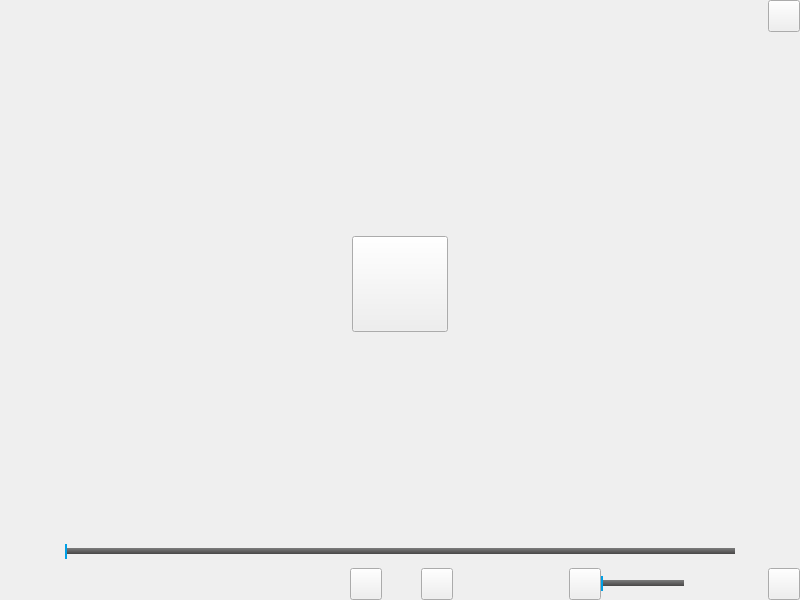
<?xml version="1.0" encoding="UTF-8"?>
<ui version="4.0">
 <class>MainWindow</class>
 <widget class="QMainWindow" name="MainWindow">
  <property name="geometry">
   <rect>
    <x>0</x>
    <y>0</y>
    <width>800</width>
    <height>600</height>
   </rect>
  </property>
  <property name="minimumSize">
   <size>
    <width>0</width>
    <height>0</height>
   </size>
  </property>
  <property name="windowTitle">
   <string>MainWindow</string>
  </property>
  <widget class="QWidget" name="centralwidget">
   <widget class="MouseMoveWidget" name="verticalWidget" native="true">
    <property name="geometry">
     <rect>
      <x>0</x>
      <y>0</y>
      <width>800</width>
      <height>600</height>
     </rect>
    </property>
    <layout class="QVBoxLayout" name="verticalLayout">
     <property name="spacing">
      <number>0</number>
     </property>
     <property name="leftMargin">
      <number>0</number>
     </property>
     <property name="topMargin">
      <number>0</number>
     </property>
     <property name="rightMargin">
      <number>0</number>
     </property>
     <property name="bottomMargin">
      <number>0</number>
     </property>
     <item>
      <widget class="QWidget" name="horizontalWidget" native="true">
       <property name="minimumSize">
        <size>
         <width>0</width>
         <height>0</height>
        </size>
       </property>
       <property name="maximumSize">
        <size>
         <width>16777215</width>
         <height>16777215</height>
        </size>
       </property>
       <layout class="QHBoxLayout" name="horizontalLayout_2">
        <property name="spacing">
         <number>0</number>
        </property>
        <property name="leftMargin">
         <number>0</number>
        </property>
        <property name="topMargin">
         <number>0</number>
        </property>
        <property name="rightMargin">
         <number>0</number>
        </property>
        <property name="bottomMargin">
         <number>0</number>
        </property>
        <item>
         <spacer name="horizontalSpacer_3">
          <property name="orientation">
           <enum>Qt::Horizontal</enum>
          </property>
          <property name="sizeHint" stdset="0">
           <size>
            <width>40</width>
            <height>20</height>
           </size>
          </property>
         </spacer>
        </item>
        <item>
         <widget class="QPushButton" name="pushButton_close">
          <property name="minimumSize">
           <size>
            <width>32</width>
            <height>32</height>
           </size>
          </property>
          <property name="maximumSize">
           <size>
            <width>32</width>
            <height>32</height>
           </size>
          </property>
          <property name="text">
           <string/>
          </property>
         </widget>
        </item>
       </layout>
      </widget>
     </item>
     <item>
      <spacer name="verticalSpacer_2">
       <property name="orientation">
        <enum>Qt::Vertical</enum>
       </property>
       <property name="sizeHint" stdset="0">
        <size>
         <width>20</width>
         <height>40</height>
        </size>
       </property>
      </spacer>
     </item>
     <item>
      <widget class="QWidget" name="horizontalWidget" native="true">
       <property name="minimumSize">
        <size>
         <width>0</width>
         <height>0</height>
        </size>
       </property>
       <layout class="QHBoxLayout" name="horizontalLayout_3">
        <property name="spacing">
         <number>0</number>
        </property>
        <property name="leftMargin">
         <number>0</number>
        </property>
        <property name="topMargin">
         <number>0</number>
        </property>
        <property name="rightMargin">
         <number>0</number>
        </property>
        <property name="bottomMargin">
         <number>0</number>
        </property>
        <item>
         <widget class="QPushButton" name="pushButton_play2">
          <property name="minimumSize">
           <size>
            <width>96</width>
            <height>96</height>
           </size>
          </property>
          <property name="maximumSize">
           <size>
            <width>96</width>
            <height>96</height>
           </size>
          </property>
          <property name="text">
           <string/>
          </property>
         </widget>
        </item>
       </layout>
      </widget>
     </item>
     <item>
      <spacer name="verticalSpacer">
       <property name="orientation">
        <enum>Qt::Vertical</enum>
       </property>
       <property name="sizeHint" stdset="0">
        <size>
         <width>20</width>
         <height>40</height>
        </size>
       </property>
      </spacer>
     </item>
     <item>
      <widget class="QWidget" name="horizontalWidget" native="true">
       <property name="minimumSize">
        <size>
         <width>0</width>
         <height>32</height>
        </size>
       </property>
       <layout class="QHBoxLayout" name="horizontalLayout_4">
        <item>
         <widget class="QLabel" name="label_timing">
          <property name="minimumSize">
           <size>
            <width>50</width>
            <height>0</height>
           </size>
          </property>
          <property name="text">
           <string/>
          </property>
         </widget>
        </item>
        <item>
         <widget class="QSlider" name="horizontalSlider">
          <property name="styleSheet">
           <string notr="true">
QSlider::groove:horizontal {
        height: 6px;
        background: qlineargradient(x1: 0, y1: 0, x2: 0, y2: 1, stop: 0 rgb(124, 124, 124), stop: 1.0 rgb(72, 71, 71));
}
QSlider::handle:horizontal {
        width: 2px;
        background: rgb(0, 160, 230);
        margin: -6px 0px -6px 0px;
        border-radius: 9px;
}</string>
          </property>
          <property name="maximum">
           <number>100</number>
          </property>
          <property name="orientation">
           <enum>Qt::Horizontal</enum>
          </property>
         </widget>
        </item>
        <item>
         <widget class="QLabel" name="label_end">
          <property name="minimumSize">
           <size>
            <width>50</width>
            <height>0</height>
           </size>
          </property>
          <property name="text">
           <string/>
          </property>
         </widget>
        </item>
       </layout>
      </widget>
     </item>
     <item>
      <widget class="QWidget" name="horizontalWidget" native="true">
       <property name="minimumSize">
        <size>
         <width>0</width>
         <height>0</height>
        </size>
       </property>
       <property name="maximumSize">
        <size>
         <width>16777215</width>
         <height>16777215</height>
        </size>
       </property>
       <layout class="QHBoxLayout" name="horizontalLayout">
        <property name="spacing">
         <number>0</number>
        </property>
        <property name="leftMargin">
         <number>0</number>
        </property>
        <property name="topMargin">
         <number>0</number>
        </property>
        <property name="rightMargin">
         <number>0</number>
        </property>
        <property name="bottomMargin">
         <number>0</number>
        </property>
        <item>
         <spacer name="horizontalSpacer">
          <property name="orientation">
           <enum>Qt::Horizontal</enum>
          </property>
          <property name="sizeHint" stdset="0">
           <size>
            <width>40</width>
            <height>20</height>
           </size>
          </property>
         </spacer>
        </item>
        <item>
         <spacer name="horizontalSpacer_5">
          <property name="orientation">
           <enum>Qt::Horizontal</enum>
          </property>
          <property name="sizeHint" stdset="0">
           <size>
            <width>40</width>
            <height>20</height>
           </size>
          </property>
         </spacer>
        </item>
        <item>
         <spacer name="horizontalSpacer_6">
          <property name="orientation">
           <enum>Qt::Horizontal</enum>
          </property>
          <property name="sizeHint" stdset="0">
           <size>
            <width>40</width>
            <height>20</height>
           </size>
          </property>
         </spacer>
        </item>
        <item>
         <spacer name="horizontalSpacer_9">
          <property name="orientation">
           <enum>Qt::Horizontal</enum>
          </property>
          <property name="sizeHint" stdset="0">
           <size>
            <width>40</width>
            <height>20</height>
           </size>
          </property>
         </spacer>
        </item>
        <item>
         <spacer name="horizontalSpacer_7">
          <property name="orientation">
           <enum>Qt::Horizontal</enum>
          </property>
          <property name="sizeHint" stdset="0">
           <size>
            <width>40</width>
            <height>20</height>
           </size>
          </property>
         </spacer>
        </item>
        <item>
         <spacer name="horizontalSpacer_12">
          <property name="orientation">
           <enum>Qt::Horizontal</enum>
          </property>
          <property name="sizeHint" stdset="0">
           <size>
            <width>40</width>
            <height>20</height>
           </size>
          </property>
         </spacer>
        </item>
        <item>
         <spacer name="horizontalSpacer_13">
          <property name="orientation">
           <enum>Qt::Horizontal</enum>
          </property>
          <property name="sizeHint" stdset="0">
           <size>
            <width>40</width>
            <height>20</height>
           </size>
          </property>
         </spacer>
        </item>
        <item>
         <spacer name="horizontalSpacer_14">
          <property name="orientation">
           <enum>Qt::Horizontal</enum>
          </property>
          <property name="sizeHint" stdset="0">
           <size>
            <width>40</width>
            <height>20</height>
           </size>
          </property>
         </spacer>
        </item>
        <item>
         <spacer name="horizontalSpacer_15">
          <property name="orientation">
           <enum>Qt::Horizontal</enum>
          </property>
          <property name="sizeHint" stdset="0">
           <size>
            <width>40</width>
            <height>20</height>
           </size>
          </property>
         </spacer>
        </item>
        <item>
         <widget class="QPushButton" name="pushButton_play">
          <property name="minimumSize">
           <size>
            <width>32</width>
            <height>32</height>
           </size>
          </property>
          <property name="maximumSize">
           <size>
            <width>32</width>
            <height>32</height>
           </size>
          </property>
          <property name="text">
           <string/>
          </property>
         </widget>
        </item>
        <item>
         <spacer name="horizontalSpacer_4">
          <property name="orientation">
           <enum>Qt::Horizontal</enum>
          </property>
          <property name="sizeHint" stdset="0">
           <size>
            <width>40</width>
            <height>20</height>
           </size>
          </property>
         </spacer>
        </item>
        <item>
         <widget class="QPushButton" name="pushButton_stop">
          <property name="minimumSize">
           <size>
            <width>32</width>
            <height>32</height>
           </size>
          </property>
          <property name="maximumSize">
           <size>
            <width>32</width>
            <height>32</height>
           </size>
          </property>
          <property name="text">
           <string/>
          </property>
         </widget>
        </item>
        <item>
         <spacer name="horizontalSpacer_10">
          <property name="orientation">
           <enum>Qt::Horizontal</enum>
          </property>
          <property name="sizeHint" stdset="0">
           <size>
            <width>40</width>
            <height>20</height>
           </size>
          </property>
         </spacer>
        </item>
        <item>
         <spacer name="horizontalSpacer_8">
          <property name="orientation">
           <enum>Qt::Horizontal</enum>
          </property>
          <property name="sizeHint" stdset="0">
           <size>
            <width>40</width>
            <height>20</height>
           </size>
          </property>
         </spacer>
        </item>
        <item>
         <spacer name="horizontalSpacer_11">
          <property name="orientation">
           <enum>Qt::Horizontal</enum>
          </property>
          <property name="sizeHint" stdset="0">
           <size>
            <width>40</width>
            <height>20</height>
           </size>
          </property>
         </spacer>
        </item>
        <item>
         <widget class="QPushButton" name="pushButton_volume">
          <property name="minimumSize">
           <size>
            <width>32</width>
            <height>32</height>
           </size>
          </property>
          <property name="maximumSize">
           <size>
            <width>32</width>
            <height>32</height>
           </size>
          </property>
          <property name="text">
           <string/>
          </property>
         </widget>
        </item>
        <item>
         <widget class="QSlider" name="Slider_Volume">
          <property name="styleSheet">
           <string notr="true">
QSlider::groove:horizontal {
        height: 6px;
        background: qlineargradient(x1: 0, y1: 0, x2: 0, y2: 1, stop: 0 rgb(124, 124, 124), stop: 1.0 rgb(72, 71, 71));
}
QSlider::handle:horizontal {
        width: 2px;
        background: rgb(0, 160, 230);
        margin: -6px 0px -6px 0px;
        border-radius: 9px;
}</string>
          </property>
          <property name="orientation">
           <enum>Qt::Horizontal</enum>
          </property>
         </widget>
        </item>
        <item>
         <widget class="QLabel" name="label_null">
          <property name="minimumSize">
           <size>
            <width>5</width>
            <height>0</height>
           </size>
          </property>
          <property name="maximumSize">
           <size>
            <width>5</width>
            <height>16777215</height>
           </size>
          </property>
          <property name="text">
           <string/>
          </property>
         </widget>
        </item>
        <item>
         <widget class="QLabel" name="label_volume">
          <property name="minimumSize">
           <size>
            <width>40</width>
            <height>32</height>
           </size>
          </property>
          <property name="maximumSize">
           <size>
            <width>40</width>
            <height>32</height>
           </size>
          </property>
          <property name="text">
           <string/>
          </property>
         </widget>
        </item>
        <item>
         <spacer name="horizontalSpacer_2">
          <property name="orientation">
           <enum>Qt::Horizontal</enum>
          </property>
          <property name="sizeHint" stdset="0">
           <size>
            <width>40</width>
            <height>20</height>
           </size>
          </property>
         </spacer>
        </item>
        <item>
         <widget class="QPushButton" name="pushButton_max">
          <property name="minimumSize">
           <size>
            <width>32</width>
            <height>32</height>
           </size>
          </property>
          <property name="maximumSize">
           <size>
            <width>32</width>
            <height>32</height>
           </size>
          </property>
          <property name="text">
           <string/>
          </property>
         </widget>
        </item>
       </layout>
      </widget>
     </item>
    </layout>
   </widget>
  </widget>
 </widget>
 <customwidgets>
  <customwidget>
   <class>MouseMoveWidget</class>
   <extends>QWidget</extends>
   <header>mousemovewidget.h</header>
   <container>1</container>
  </customwidget>
 </customwidgets>
 <resources/>
 <connections/>
</ui>
